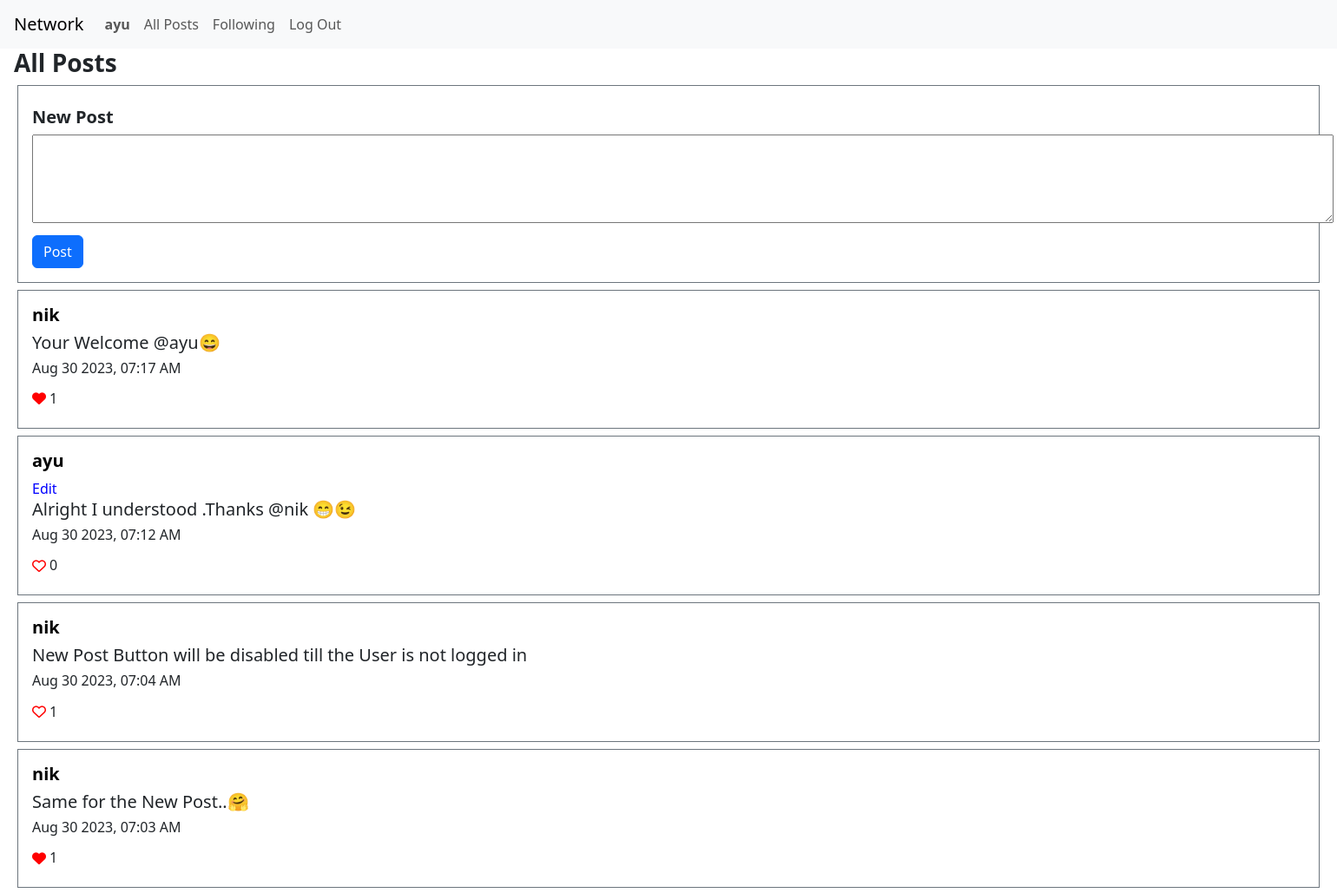
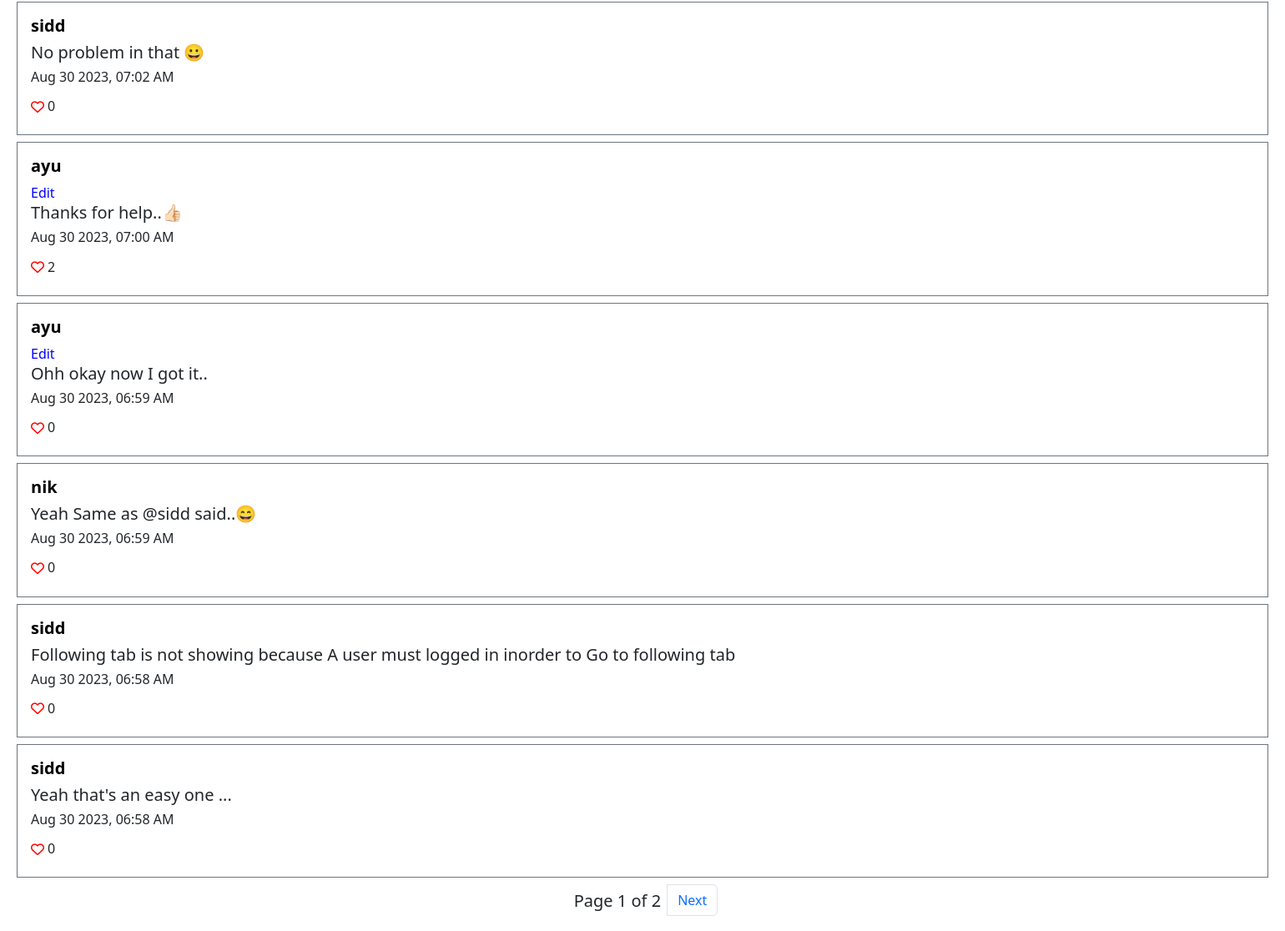
Screenshot of / (signed in) with the database file from the repository (2 pictures, top to bottom).
### network/models.py (models this page shows, shortened)
class User(AbstractUser):
    posts=models.ManyToManyField(Post, blank=True, related_name="posted_by")
    liked=models.ManyToManyField(Post, blank=True, related_name="liked_by")
    followers=models.ManyToManyField("self", blank=True,symmetrical=False, related_name="follower")
    followings=models.ManyToManyField("self", blank=True,symmetrical=False, related_name="following")

class Post(models.Model):
    user = models.CharField(max_length=50)
    body = models.CharField(max_length=500)
    likes = models.IntegerField(default=0)
    is_liked = models.BooleanField(default=False)
    timestamp = models.DateTimeField(auto_now_add=True)
    def serialize(self):
        return {
            "id": self.id,
            "user": self.user,
            "body": self.body,
            "timestamp": self.timestamp.strftime("%b %d %Y, %I:%M %p"),
            "likes": self.likes,
            "is_liked":self.is_liked
        }

### network/views.py (the view)
# urls.py: path("", views.index, name="index"),
def index(request):
    p=Post.objects.order_by("-timestamp").all()
    if request.user.is_authenticated:
        for post in p:
            if post in request.user.liked.all():
                post.is_liked=True
    posts=[post.serialize() for post in p]
    paginator = Paginator(posts, 10)
    page_number = request.GET.get("page")
    page_obj = paginator.get_page(page_number)
    return render(request, "network/index.html",{'heading':'All Posts',"page_obj": page_obj})

### network/templates/network/index.html (shortened to what this page needs)
{% extends "network/layout.html" %}
{% block body %}
    {% if heading %}
    <h3 class="mx-2 bold">{{heading}}</h3>
    {% endif %}
    <div class="container border border-secondary ml-2 my-2 p-3 ">
        <h5 class="my-2 bold">New Post</h5>
        <textarea id="new-post-body" cols="160" rows="4"></textarea>
        {% if request.user.is_authenticated %}
        <button type="button" id="new-post-btn" class="btn btn-primary mt-2">Post</button>
        {% else %}
        <h5 >Make sure You are <strong>Logged In</strong> to create a Post.</h5>
        {% endif %}
        </div>
    {% for post in page_obj %}
        <div class="container border border-secondary ml-2 my-2 p-3 ">
            <h5 class="bold"><a class="usr" href="{% url 'user' post.user %}">{{post.user}}</a></h5>
            <div id="edit-sec{{post.id}}">
                {% if request.user.username == post.user %}
                <button class="edit-btn p-0" id="{{post.id}}" onClick="edit(this.id)">Edit</button>
                {% endif %}
                <h5 id="post-body{{post.id}}">{{post.body}}</h5>
            </div>
            <h6>{{post.timestamp}}</h6>
            <div class="d-flex">
                {% if request.user.is_authenticated %}
                    {% if post.is_liked %}
                    <button id="like{{post.id}}" value="unlike" class="btn m-0 p-0  border-0" onclick="like(this.id,this.value)"><i class="fa-solid fa-heart heart"></i></button>
                    {% else %}
                    <button id="like{{post.id}}" value="like" class="btn m-0 p-0 border-0" onclick="like(this.id,this.value)"><i class="fa-regular fa-heart heart"></i></button>
                    {% endif %}
                    <h6 id="likes{{post.id}}" class="mx-1 pt-2">{{post.likes}}</h6>
                {% else %}
                <h5>No. of likes: {{post.likes}} </h5>
                {% endif %}
            </div>
        </div>
    {% empty %}
    <h4 class="my-4 mx-2">Nothing To Show..</h4>
    {% endfor %}
    <nav aria-label="Page navigation example">
        <ul class="pagination justify-content-center">
            <li class="page-item">
                <h5 class="my-2 mx-2">Page {{ page_obj.number }} of {{ page_obj.paginator.num_pages }} </h5>
            </li>
            {% if page_obj.has_next %}
            <li class="page-item">
                <a class="page-link" href="?page={{ page_obj.next_page_number }}">Next</a>
              </li>
            {% endif %}
        </ul>
    </nav>
{% endblock %}
{% block script %}
{% load static %}
{% endblock %}

### network/templates/network/layout.html (shortened to what this page needs)
{% load static %}
<!DOCTYPE html>
<html lang="en">
    <head>
        <link href="https://cdn.jsdelivr.net/npm/bootstrap@5.3.1/dist/css/bootstrap.min.css" rel="stylesheet">
        <link href="{% static 'network/styles.css' %}" rel="stylesheet">
    </head>
    <body>
        <nav class="navbar navbar-expand-lg navbar-light bg-light">
            <a class="navbar-brand m-0 px-3" href="#">Network</a>
            <div>
              <ul class="navbar-nav mr-auto">
                {% if user.is_authenticated and request.user.username %}
                    <li class="nav-item">
                        <a class="nav-link" href="#"><strong id="usrname">{{ request.user.username }}</strong></a>
                    </li>
                {% endif %}
                <li class="nav-item">
                  <a class="nav-link" href="{% url 'index' %}">All Posts</a>
                </li>
                {% if user.is_authenticated and request.user.username %}
                    <li class="nav-item">
                        <a class="nav-link" href="{% url 'following' %}">Following</a>
                    </li>
                    <li class="nav-item">
                        <a class="nav-link" href="{% url 'logout' %}">Log Out</a>
                    </li>
                {% endif %}
              </ul>
            </div>
          </nav>
        <div class="body mx-2">
            {% block body %}
            {% endblock %}
        </div>
    </body>
</html>

### network/static/network/styles.css (style rules this page uses)
.bold { font-weight: bold; }
a.usr { color: black; text-decoration: none; }
.container { max-width: 99%; width: 1500px; }
.edit-btn { background-color: white; border: none; color: blue; }
.heart,.heart:hover { color: red; }

### rows the page displays
User: user.username "ayu"
Post: user "nik", body "Your Welcome @ayu😄"
Post: user "ayu", body "Alright I understood .Thanks @nik 😁😉"
Post: user "nik", body "New Post Button will be disabled till the User is not logged in"
Post: user "nik", body "Same for the New Post..🤗"
Post: user "sidd", body "No problem in that 😀"
Post: user "ayu", body "Thanks for help..👍🏻"
Post: user "ayu", body "Ohh okay now I got it.."
Post: user "nik", body "Yeah Same as @sidd said..😄"
Post: user "sidd", body "Following tab is not showing because A user must logged in inorder to Go to following tab"
Post: user "sidd", body "Yeah that's an easy one ..."

### other values shown
{{ heading }} "All Posts"
{{ post.timestamp }} "Aug 30 2023, 07:17 AM" "Aug 30 2023, 07:12 AM" "Aug 30 2023, 07:04 AM" "Aug 30 2023, 07:03 AM" "Aug 30 2023, 07:02 AM" "Aug 30 2023, 07:00 AM" "Aug 30 2023, 06:59 AM" "Aug 30 2023, 06:59 AM" "Aug 30 2023, 06:58 AM" "Aug 30 2023, 06:58 AM"
{{ post.likes }} "1" "0" "1" "1" "0" "2" "0" "0" "0" "0"
{{ page_obj.number }} "1"
{{ page_obj.paginator.num_pages }} "2"
